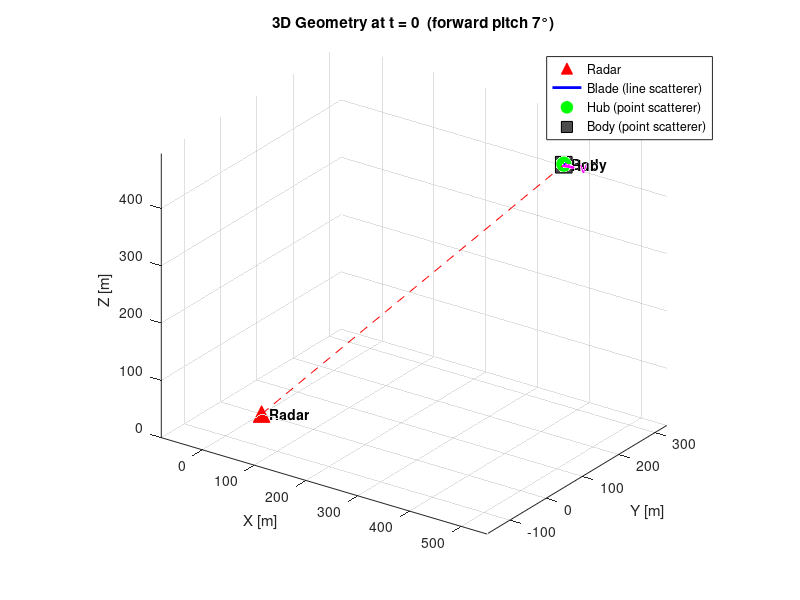
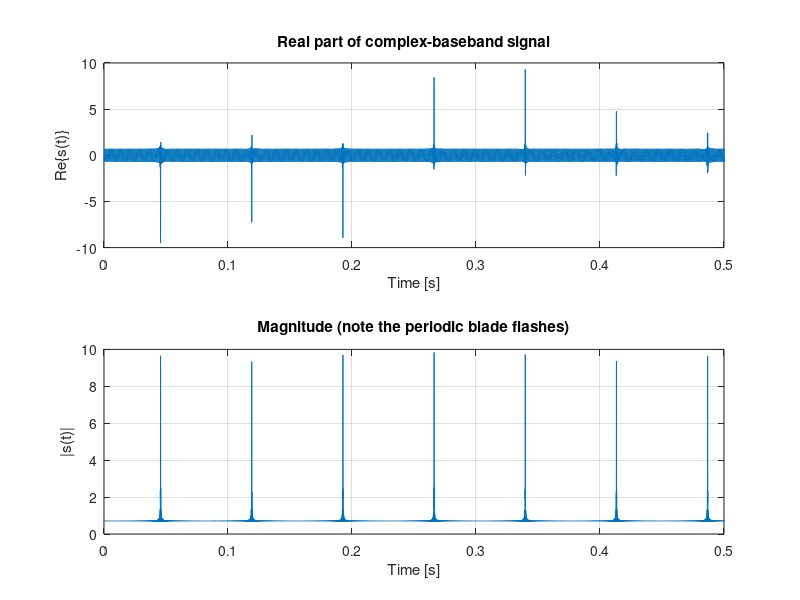

Write MATLAB code to recreate these figures, in order. (Note: this script raises an error after producing the figures.)
%% Helicopter micro-Doppler Simulation in 3D
%
% Models
%   body / hub : point-scattering model
%   blades : line-integral model
%
% 
clear; clc; close all;

%% radar parameters
c = 3e8;                % speed of light
fc = 5e9;               % carrier frequency
lambda = c / fc;        % wavelength

%% helicopter geometry & motion
R0 = 700;                                                       % initial range to helicopter
az = deg2rad(20);                                               % initial azimuth angle
el = deg2rad(45);                                               % initial elevation angle
u_LOS_0 = [cos(el)*cos(az); cos(el)*sin(az); sin(el)];          % initial unit vector from radar to body
P_body_0 = R0 * u_LOS_0;                                        % initial position of body in radar coordinates
v = [50; 0; 0];                                                 % translation velocity

% initial body rotation
theta_tilt_deg = 7;
Rx = @(a) [1 0 0; 0 cosd(a) -sind(a); 0 sind(a) cosd(a)];
Ry = @(a) [cosd(a) 0 sind(a); 0 1 0; -sind(a) 0 cosd(a)];
Rz = @(a) [cosd(a) -sind(a) 0; sind(a) cosd(a) 0; 0 0 1];
R_init = Rz(90) * Rx(theta_tilt_deg) * Rz(-90);

%% rotor parameters
Nb = 2;                 % number of blades
L = 5.03;               % blade length
frot = 6.8;             % rotor frequency
Omega = 2*pi*frot;      % rotor angular speed

% body position in local coordinates
r_body = [0; 0; 0];

% rotor hub position in local coordinates
r_hub = [0; 0; 1.0];

% initial blade phases
phi_k = 2*pi*(0:Nb-1).'/Nb;

%% scatterer amplitudes
A_body = 1.0;           % body RCS amplitude
A_hub = 0.5;            % rotor hub RCS amplitude
A_blade = 1.0;          % rotor blade RCS amplitude

%% Sampling
v_tip = Omega * L;
fd_max = 2 * v_tip / lambda;        % max blade-tip Doppler

fprintf('Tip speed             : %.2f m/s\n', v_tip);
fprintf('Maximum micro-Doppler : %.2f Hz\n', fd_max);
fprintf('Blade-flash period    : %.2f ms\n', 1e3/(Nb*frot));

fs = 25e3;              % PRF / sampling frequency
T = 1.0;                % observation interval
t = 0:1/fs:T-1/fs;
N = length(t);

%% 3D trajectory and line of sight
P_body = P_body_0 + v * t;              % body trajectory
R_body = sqrt(sum(P_body.^2, 1));       % range from radar to body
u_LOS = P_body / R_body;                % unit vector from radar to body

%% signal synthesis

% body - point scatterer
s_body = A_body * exp(-1j*4*pi/lambda * R_body);

% hub - point scatterer
r_hub_ref = R_init * r_hub;             % rotor hub position in reference coordinates
A = (u_LOS.' * r_hub_ref).';
R_hub = R_body + A;
s_hub = A_hub * exp(-1j*4*pi/lambda * R_hub);

% blades - line-integral model
s_blades = zeros(1,N);
for k = 1:Nb
    theta_k = Omega*t + phi_k(k);
    b_local = [cos(theta_k); sin(theta_k); zeros(1,N)];
    b_ref = R_init * b_local;
    proj = sum(u_LOS .* b_ref, 1);

    arg = (2*L/lambda) .* proj;         % sinc argument
    mag = L * sinc(arg);
    phase = exp(-1j*4*pi/lambda * (R_body + A + (L/2).*proj));
    s_blades = s_blades + A_blade * mag .* phase;
end

% total received complex-baseband signal
s = s_body + s_hub + s_blades;

%% Plot 3D geometry 
P_body0 = P_body(:,1);
P_hub0  = P_body0 + R_init * r_hub;
 
figure('Name','3D Geometry','Color','w'); hold on; grid on; axis equal;
 
% Radar (origin)
hRadar = plot3(0,0,0,'r^','MarkerSize',12,'MarkerFaceColor','r');
text(0,0,0,'  Radar','FontWeight','bold');
 
% Line of sight (radar -> body)
plot3([0 P_body0(1)], [0 P_body0(2)], [0 P_body0(3)], ...
      'r--','HandleVisibility','off');
 
% Velocity vector (scaled for visibility)
quiver3(P_body0(1),P_body0(2),P_body0(3), ...
        v(1)*0.4, v(2)*0.4, v(3)*0.4, ...
        0,'m','LineWidth',1.5,'MaxHeadSize',0.6,'HandleVisibility','off');
text(P_body0(1)+v(1)*0.4, P_body0(2), P_body0(3), '  v', 'Color','m');
 
% Rotor blades at t = 0  (R_init applied)
for k = 1:Nb
    bt_local = r_hub + L*[cos(phi_k(k)); sin(phi_k(k)); 0];
    bt_ref   = P_body0 + R_init * bt_local;
    if k == 1
        hBlade = plot3([P_hub0(1) bt_ref(1)],[P_hub0(2) bt_ref(2)], ...
                       [P_hub0(3) bt_ref(3)],'b-','LineWidth',2);
    else
        plot3([P_hub0(1) bt_ref(1)],[P_hub0(2) bt_ref(2)], ...
              [P_hub0(3) bt_ref(3)],'b-','LineWidth',2,'HandleVisibility','off');
    end
end
 
% Mast (line connecting hub to body)
plot3([P_hub0(1) P_body0(1)],[P_hub0(2) P_body0(2)],[P_hub0(3) P_body0(3)], ...
      'k-','LineWidth',1.5,'HandleVisibility','off');
 
% Rotor hub (point scatterer)
hHub  = plot3(P_hub0(1),P_hub0(2),P_hub0(3), ...
              'go','MarkerSize',10,'MarkerFaceColor','g','LineWidth',1.2);
text(P_hub0(1),P_hub0(2),P_hub0(3),'  Hub','FontWeight','bold');
 
% Helicopter body (point scatterer)
hBody = plot3(P_body0(1),P_body0(2),P_body0(3), ...
              'ks','MarkerSize',12,'MarkerFaceColor',[0.3 0.3 0.3]);
text(P_body0(1),P_body0(2),P_body0(3),'  Body','FontWeight','bold');
 
xlabel('X [m]'); ylabel('Y [m]'); zlabel('Z [m]');
title(sprintf('3D Geometry at t = 0  (forward pitch %d°)', theta_tilt_deg));
legend([hRadar hBlade hHub hBody], ...
       {'Radar','Blade (line scatterer)','Hub (point scatterer)', ...
        'Body (point scatterer)'},'Location','best');
view(35,25);

%% Plot time domain
figure('Name','Received Signal','Color','w');
subplot(2,1,1); plot(t, real(s)); grid on; xlim([0 0.5]);
xlabel('Time [s]'); ylabel('Re\{s(t)\}');
title('Real part of complex-baseband signal');
subplot(2,1,2); plot(t, abs(s));  grid on; xlim([0 0.5]);
xlabel('Time [s]'); ylabel('|s(t)|');
title('Magnitude (note the periodic blade flashes)');

%% STFT / Spectrogram
win_len = 256;
nfft    = 2048;
overlap = win_len - 4;
[S,F,Ts] = spectrogram(s, hamming(win_len), overlap, nfft, fs, 'centered');
S_dB     = 20*log10(abs(S) + eps);
 
figure('Name','Micro-Doppler Spectrogram','Color','w');
imagesc(Ts, F, S_dB); axis xy;
colormap(jet); cb = colorbar; ylabel(cb,'Magnitude [dB]');
clim([max(S_dB(:))-50, max(S_dB(:))]);
xlabel('Time [s]'); ylabel('Doppler frequency [Hz]');
ylim([-1.1*fd_max, 1.1*fd_max]);
title('Helicopter Micro-Doppler Signature (STFT)');
 
% bulk-Doppler reference line (negative because target recedes)
v_radial0 = (v.') * u_LOS(:,1);
fd_body0  = -2*v_radial0/lambda;
hold on;
yline(fd_body0, 'w--', 'LineWidth', 1.4);
